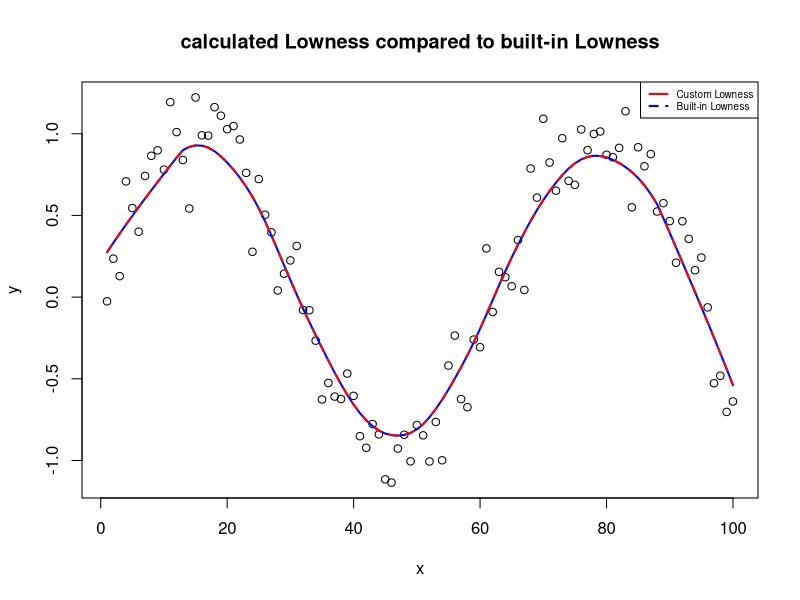

This chart was generated by the following R code:
##### Generate Simulated Data #####
x <- seq(1:100)

set.seed(1)
error <- rnorm(100,0,0.2)

y <- sin(x/10)+ error
f <- runif(1, 0, 1)

##### customLowess Function #####

customLowess <- function(x, y, f) {
  
  y_ans <- numeric(length(x))
  
  # Calculate the span
  k <- f * length(x)
  
  for (i in 1:length(x)) {
    
    dist <- abs(x - x[i])
    
    # Determine max distances point of k points
    neighbours <- order(dist)[1:k]
    max_dist <- max(dist[neighbours])
    
    # Calculate weights
    weights <- (1 - (dist[neighbours] / max_dist)^3)^3
    ifelse(any(weights[dist[neighbours] > max_dist]), 
           weights[dist[neighbours] > max_dist] <- 0,weights <- weights)
    
    # Weighted linear regression
    X <- cbind(1, x[neighbours])  
    W <- diag(weights)  
    Y <- y[neighbours]  
    
    # Calculate Beta estimates
    beta_hat <- solve(t(X) %*% W %*% X) %*% (t(X) %*% W %*% Y)
    y_ans[i] <- beta_hat[1] + beta_hat[2] * x[i]
  }
  
  return(y_ans)
}

##### calculate and model customLowess Function #####

calcualtion <- customLowess(x, y, f)  
model <- lowess(x, y, f, iter=0)$y  

##### Plot the comparisson #####
plot(x, y, main="calculated Lowness compared to built-in Lowness")
lines(x, model, col="blue",lwd =2) 
lines(x, calcualtion, col="red", lwd =2, lty=2) 
legend("topright", legend = c("Custom Lowness", "Built-in Lowness"), 
      col = c("red", "blue"), lty = c(1, 2), lwd = 2,cex = 0.6)
